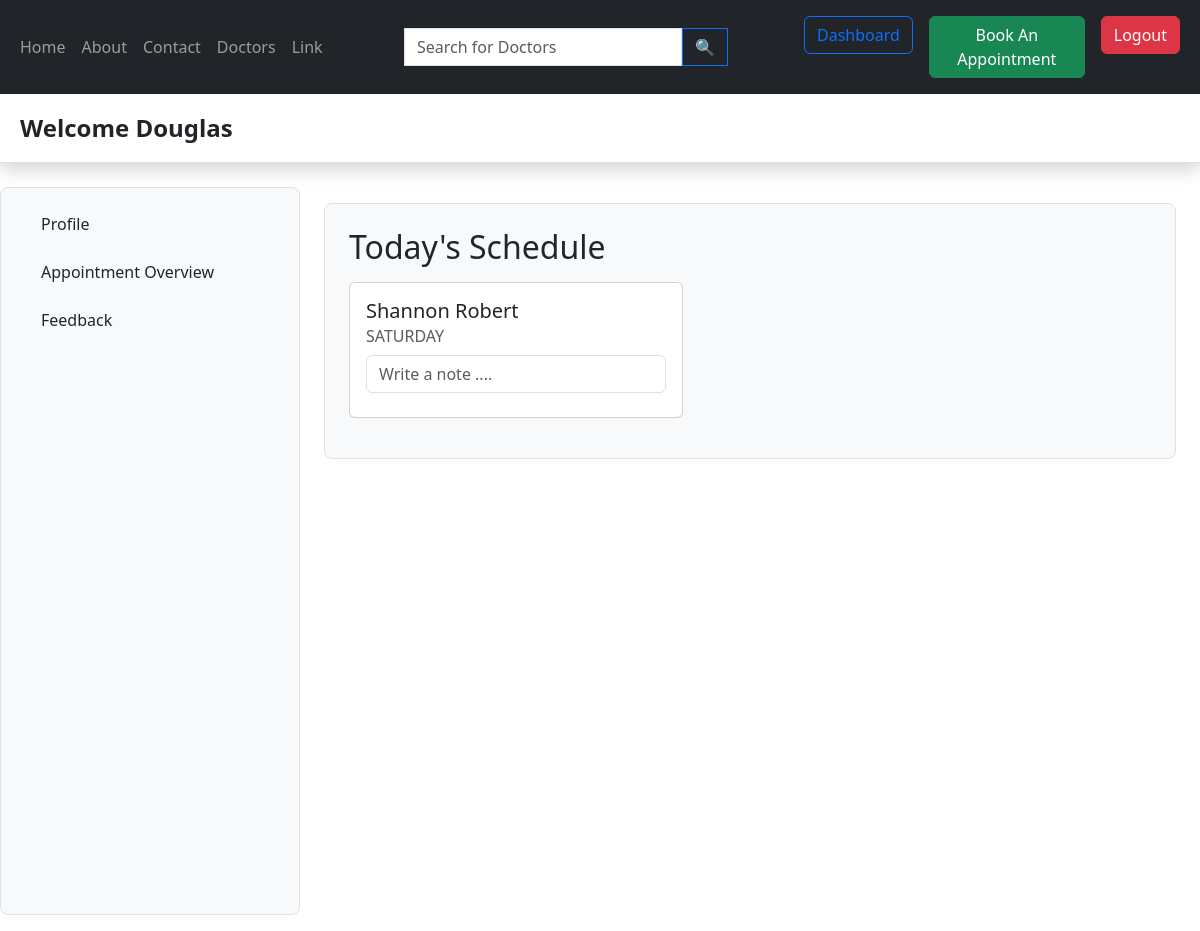
The page /doctor-dashboard/1/ (signed in) on the database its author committed.
### doctor/models.py (models this page shows, shortened)
class Doctor(models.Model):
  user= models.OneToOneField(User, on_delete= models.CASCADE,default=1)
  dob= models.DateField(default= None)
  sex= models.CharField(max_length= 10, choices= [('MALE', 'Male'), ('FEMALE', 'Female'), ('OTHER', 'Other')], default= 'FEMALE')
  department = models.ManyToManyField(Department)
  specialization = models.TextField(blank= True, null= True)
  dayofstarting= models.DateField(auto_now= True)
  avatar=models.ImageField(default="default_doctor_image.jpeg")
  Bio=models.TextField(default="",blank= True, null= True)
  Awards=models.TextField(default="",blank= True, null= True)

class AppointmentSlot(models.Model):
    doctor = models.ForeignKey(Doctor, on_delete=models.CASCADE)
    day_of_week = models.CharField(
        max_length=10,
        choices=[
            ('MONDAY', 'Monday'), ('TUESDAY', 'Tuesday'), ('WEDNESDAY', 'Wednesday'),
            ('THURSDAY', 'Thursday'), ('FRIDAY', 'Friday'), ('SATURDAY', 'Saturday'), ('SUNDAY', 'Sunday')
        ]
    )
    session = models.CharField(
        max_length=10,
        choices=[
            ('MORNING', 'Morning'), ('AFTERNOON', 'Afternoon'), ('EVENING', 'Evening')
        ]
    )
    max_bookings = models.PositiveIntegerField(default=10)
    class Meta:
        unique_together = ('doctor', 'day_of_week', 'session')
        ordering = ['doctor', 'day_of_week', 'session']

### appointment/models.py (models this page shows)
class Appointment(models.Model):
  patient= models.ForeignKey(Patient, on_delete=models.CASCADE, null=True)
  date = models.DateField(null=True, blank=True)
  slot= models.ForeignKey(AppointmentSlot, on_delete= models.CASCADE)
  stat= models.CharField(max_length= 20, choices=[('CONFIRMED', 'Confirmed'), ('CANCELLED', 'Cancelled'), ('COMPLETED','Completed')], default= 'CONFIRMED')
  paid= models.CharField(max_length= 5, choices=[('YES', 'Yes'), ('NO','No')],default='NO')
  booking_time= models.DateTimeField(auto_now=True)
  feedback= models.TextField(blank=True,null=True)
  doctorsnote= models.TextField(default='',blank=True,null=True)

### patient/models.py (models this page shows, shortened)
class Patient(models.Model):
  user= models.ForeignKey(User, on_delete= models.CASCADE)
  first_name= models.CharField(max_length= 255)
  last_name= models.CharField(max_length= 255, blank= True, null= True)
  dob= models.DateField(default= None)
  sex= models.CharField(max_length= 10, choices= [('MALE', 'Male'), ('FEMALE', 'Female'), ('OTHER', 'Other')], default= 'FEMALE')

### doctor/views.py (the view)
# urls.py: path('doctor-dashboard/<str:pk>/',views.doctor_dashboard,name="doctor-dashboard"),
def doctor_dashboard(request,pk):
    doctor=Doctor.objects.get(id=pk)
    appointments = Appointment.objects.filter(slot__doctor=doctor, date=date.today()).order_by('date')
    if request.method == "POST":
        appointment_id = request.POST.get('appointment_id')
        appointment = Appointment.objects.filter(id = appointment_id).first()
        appointment.doctorsnote = request.POST.get('doctor_note')
        appointment.save()
        return redirect('doctor-dashboard',pk=doctor.id)
    context={'doctor':doctor,'appointments':appointments}
    return render(request,'doctor_dashboard.html',context)

### doctor/templates/doctor_dashboard.html (shortened to what this page needs)
{% extends 'base.html' %}
{% block start %}
<header class="py-3 mb-4 border-bottom shadow">
    <div class="container-fluid align-items-center d-flex justify-content-between">
        <a href="#" class="d-flex align-items-center col-lg-4 mb-2 mb-lg-0 link-dark text-decoration-none">
            <span class="fs-4 fw-bold text-dark">Welcome {{ doctor.user.first_name }}</span>
        </a>
    </div>
</header>
<div class="container-fluid pb-3 flex-grow-1 d-flex flex-column overflow-auto" style="height: calc(100vh - 56px);">
    <div class="row flex-grow-1 flex-grow-0">
        <aside class="col-sm-3 flex-shrink-0 bg-light border rounded-3 p-3 h-100 sticky-top">
            <ul class="nav nav-pills flex-sm-column flex-row mb-auto text-truncate">
                <li class="nav-item mb-2">
                    <a href="{% url 'doctor-profile' doctor.id %}" class="nav-link d-flex align-items-center px-3 text-dark">
                        <span class="d-none d-sm-inline">Profile</span>
                    </a>
                </li>
                <li class="nav-item mb-2">
                    <a href="{% url 'appointment-overview' doctor.id %}" class="nav-link d-flex align-items-center px-3 text-dark">
                        <span class="d-none d-sm-inline">Appointment Overview</span>
                    </a>
                </li>
                <li class="nav-item mb-2">
                    <a href="#" class="nav-link d-flex align-items-center px-3 text-dark">
                        <span class="d-none d-sm-inline">Feedback</span>
                    </a>
                </li>
            </ul>
        </aside>
        <main class="col overflow-auto h-100 px-4 py-3">
            <div class="bg-light border rounded-3 p-4">
                <h2 class="mb-3">Today's Schedule</h2>
                {% for appointment in appointments %}
                <div class="col-auto mb-3">
                    <div class="card" style="width: 20.9rem;">
                        <div class="card-body">
                            <h5 class="card-title">{{ appointment.patient.first_name }} {{ appointment.patient.last_name }}</h5>
                            <h6 class="card-subtitle mb-2 text-muted">{{ appointment.slot.day_of_week }}</h6>
                            {% if appointment.doctorsnote == '' %}
                            <form action="" method="POST">
                                <input type="text" name="doctor_note" placeholder="Write a note ...." class="form-control mb-2">
                            </form>
                            {% endif %}
                        </div>
                    </div>
                </div>
                {% empty %}
                    <p>No appointments found for this doctor.</p>
                {% endfor %}
            </div>
        </main>
    </div>
</div>
{% endblock %}

### rows shown on the page
Doctor: user.first_name "Douglas"
Appointment: patient.first_name "Shannon", patient.last_name "Robert", slot.day_of_week "SATURDAY"
